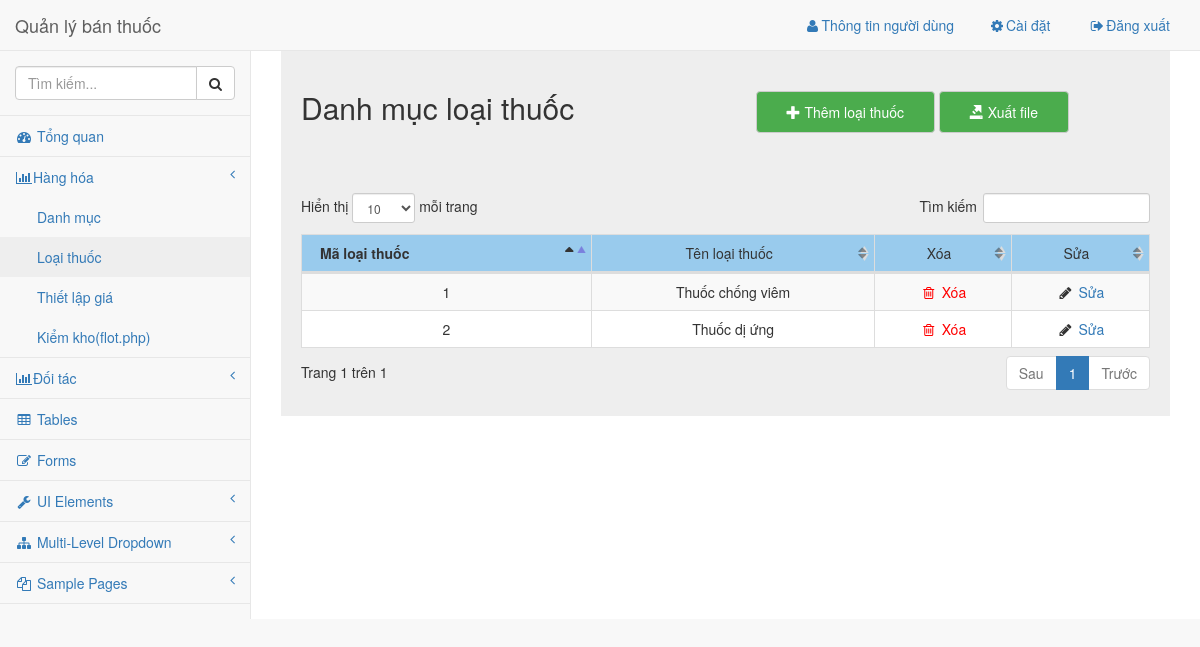
/admin/pages/loaithuoc.php, run on an earlier commit of the app's database.
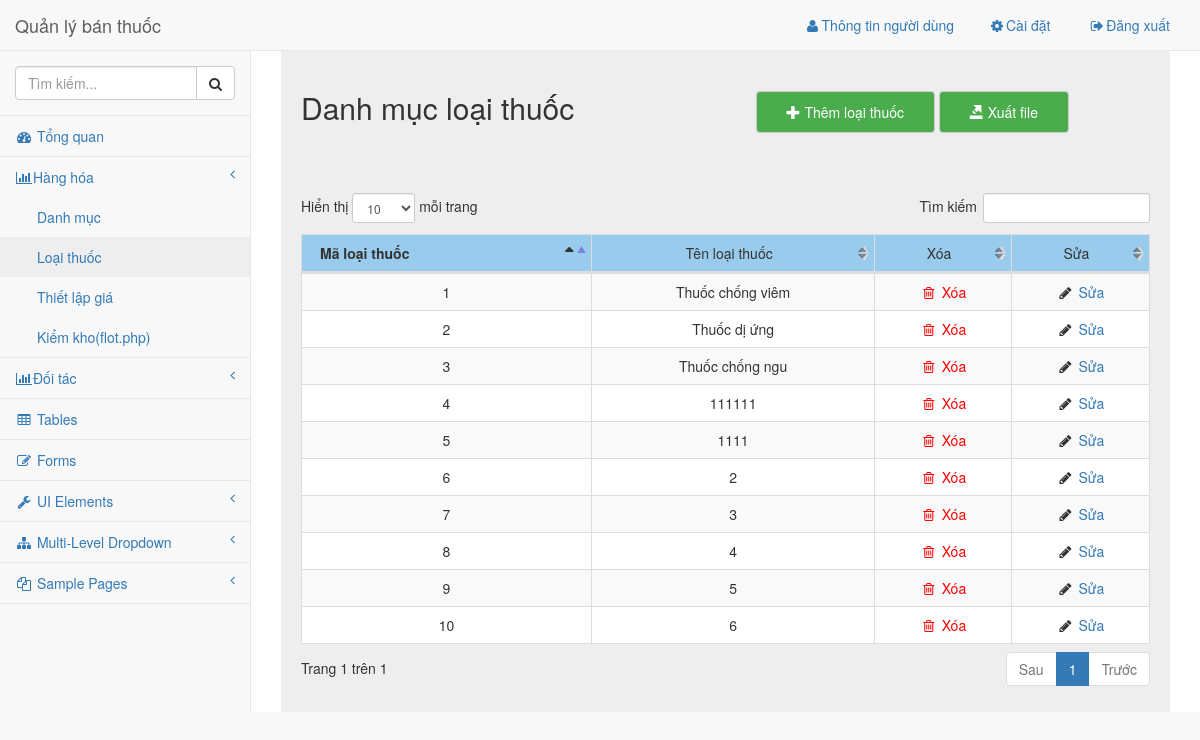
And on a later commit of the database.
### tables this page shows
CREATE TABLE `loaithuoc` (
  `id` int(11) NOT NULL,
  `ten` varchar(128) NOT NULL
);

### library/VSCPDO.php (called while the page is built, shortened)
<?php
$tenserver = "localhost";
$tentaikhoan = "root";
$matkhau = "";
$tencsdl = "thuoc";
 ?>
 <?php
class vsc_pdo {
	private $server;
	private $username;
	private $password;
	private $database;
	public $conn;
	function __construct($conn = null) {
		try {
			$this->conn = new PDO("mysql:host=$this->server;dbname=$this->database", $this->username, $this->password);
			$this->conn->exec("set names utf8");
			$this->conn->setAttribute(PDO::ATTR_DEFAULT_FETCH_MODE, PDO::FETCH_ASSOC);
		}
     catch (PDOException $e)
      {
			echo $e->getMessage();
			exit();
		}
	}
	function fetch_all($sql) {
		try {
			$stmt = $this->conn->prepare($sql);
			$stmt->execute();
			$rows = $stmt->fetchAll();
			return $rows;
		}
    catch (PDOException $e) {
			return false;
		}
	}
	function getConnection($conn=null) {
		$arr = explode(",", $conn);
			$this->server = @$arr[0];
			$this->username = @$arr[1];
			$this->password = @$arr[2];
			$this->database = @$arr[3];
	}
}
$exp = new vsc_pdo("$tenserver,$tentaikhoan,$matkhau,$tencsdl");
 ?>

### admin/pages/loaithuoc.php (the view, shortened to what this page needs)
<!DOCTYPE html>
<html lang="en">
<head>
    <?php require('../common/head.php'); ?>
    <?php
      $loaithuoc = $exp->fetch_all("select * from loaithuoc");
     ?>
    <link rel="stylesheet" href="../dist/css/loaithuoc.css">
    <link href="../../library/datatables-plugins/integration/bootstrap/3/dataTables.bootstrap.css" rel="stylesheet">
</head>
<body>
    <div id="wrapper">
        <?php require('../common/nav.php'); ?>
        <div id="page-wrapper">
          <div class="grey">
            <div class="row header">
              <div class="col-md-6">
                <h2 class='title'>Danh mục loại thuốc</h2>
              </div>
              <div class="col-md-6 right">
                <button class='btn btn-default' type="button" name="button" data-toggle="modal" data-target="#myModal"><i class='glyphicon glyphicon-plus'></i>  Thêm loại thuốc</button>
                <button class='btn btn-default' type="button" name="button"><i class='	glyphicon glyphicon-export'></i> Xuất file</button>
              </div>
            </div>
            <div class="row">
              <div class="col-md-12" id="data">
                <table class="table table-striped table-bordered table-hover" id="dataTables-example">
                         <thead>
                             <tr align="center">
                                 <th>Mã loại thuốc</th>
                                 <td>Tên loại thuốc</td>
                                 <td>Xóa</td>
                                 <td>Sửa</td>
                             </tr>
                         </thead>
                         <tbody id="data">
                           <?php foreach($loaithuoc as $key => $value): ?>
                             <tr class="odd gradeX" align="center">
                                 <td><?php echo $value['id']; ?></td>
                                 <td><?php echo $value['ten']; ?></td>
                                 <td class="center"><i style='color:red;' class="fa fa-trash-o  fa-fw"></i><a href="../api/xoaloaithuoc.php?id=<?php echo $value['id']; ?>" class='delete' onclick="return confirm('Bạn có chắc không?')"  style='color:red;' href="#"> Xóa</a></td>
                                 <td class="center">
                                   <i  class="fa fa-pencil fa-fw"></i>
                                   <a class='edit' data-toggle="modal" data-target="#sualoaithuoc"  href="#"
                                      data-id=<?php echo $value['id']; ?>
                                      data-ten="<?php echo $value['ten']; ?>"
                                    >Sửa</a>
                                 </td>
                             </tr>
                          <?php endforeach; ?>
                         </tbody>
                     </table>
              </div>
            </div>
          </div>
        </div>
</body>
</html>

### admin/common/head.php (shortened to what this page needs)
<?php require('../../library/VSCPDO.php') ?>
  <link href="../vendor/bootstrap/css/bootstrap.min.css" rel="stylesheet">
  <link href="../vendor/metisMenu/metisMenu.min.css" rel="stylesheet">
  <link href="../dist/css/sb-admin-2.css" rel="stylesheet">
  <link href="../vendor/morrisjs/morris.css" rel="stylesheet">
  <link href="../vendor/font-awesome/css/font-awesome.min.css" rel="stylesheet" type="text/css">

### admin/common/nav.php (shortened to what this page needs)
<nav class="navbar navbar-default navbar-static-top" role="navigation" style="margin-bottom: 0">
    <div class="navbar-header">
        <a class="navbar-brand" href="index.php">Quản lý bán thuốc</a>
    </div>
    <ul class="nav navbar-top-links navbar-right">
        <li class="dropdown">
                <li><a href="#"><i class="fa fa-user fa-fw"></i>Thông tin người dùng</a>
                </li>
                <li><a href="#"><i class="fa fa-gear fa-fw"></i>Cài đặt</a>
                </li>
                <li><a href="login.php"><i class="fa fa-sign-out fa-fw"></i>Đăng xuất</a>
                </li>
        </li>
    </ul>
    <div class="navbar-default sidebar" role="navigation">
        <div class="sidebar-nav navbar-collapse">
            <ul class="nav" id="side-menu">
                <li class="sidebar-search">
                    <div class="input-group custom-search-form">
                        <input type="text" class="form-control" placeholder="Tìm kiếm...">
                        <span class="input-group-btn">
                        <button class="btn btn-default" type="button">
                            <i class="fa fa-search"></i>
                        </button>
                    </span>
                    </div>
                </li>
                <li>
                    <a href="index.php"><i class="fa fa-dashboard fa-fw"></i> Tổng quan</a>
                </li>
                <li>
                    <a href="#"><i class="fa fa-bar-chart-o fa-fw"></i>Hàng hóa<span class="fa arrow"></span></a>
                    <ul class="nav nav-second-level">
                        <li>
                            <a href="danhmuc.php">Danh mục</a>
                        </li>
                        <li>
                            <a href="loaithuoc.php">Loại thuốc</a>
                        </li>
                        <li>
                            <a href="morris.php">Thiết lập giá</a>
                        </li>
                        <li>
                            <a href="flot.php">Kiểm kho(flot.php)</a>
                        </li>
                    </ul>
                </li>
                <li>
                    <a href="#"><i class="fa fa-bar-chart-o fa-fw"></i>Đối tác<span class="fa arrow"></span></a>
                </li>
                <li>
                    <a href="tables.php"><i class="fa fa-table fa-fw"></i> Tables</a>
                </li>
                <li>
                    <a href="forms.php"><i class="fa fa-edit fa-fw"></i> Forms</a>
                </li>
                <li>
                    <a href="#"><i class="fa fa-wrench fa-fw"></i> UI Elements<span class="fa arrow"></span></a>
                </li>
                <li>
                    <a href="#"><i class="fa fa-sitemap fa-fw"></i> Multi-Level Dropdown<span class="fa arrow"></span></a>
                </li>
                <li>
                    <a href="#"><i class="fa fa-files-o fa-fw"></i> Sample Pages<span class="fa arrow"></span></a>
                </li>
            </ul>
        </div>
    </div>
</nav>

What changed in the data, as far as the page shows it:
added loaithuoc: id "3", ten "Thuốc chống ngu"
added loaithuoc: id "4", ten "111111"
added loaithuoc: id "5", ten "1111"
added loaithuoc: id "6", ten "2"
added loaithuoc: id "7", ten "3"
added loaithuoc: id "8", ten "4"
added loaithuoc: id "9", ten "5"
added loaithuoc: id "10", ten "6"
